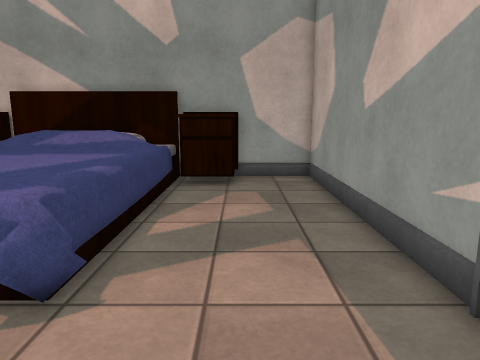
view 1 (above)

16 first-person views from a walk through a Unity game level. The camera is 1.3 m above the floor, tilts 10° down and sees 70° across. The floor is counted in squares, 0.5 m on a side. Each view is taken from the middle of a square. On the plan, view 1 faces up. The plan holds only what a view shows up to about 20 squares ahead; the rest is blank. Some surface patterns are stand-ins.

view 2
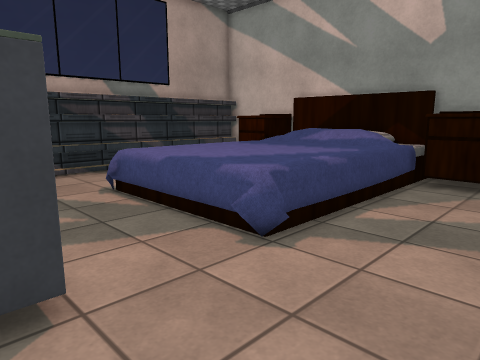

view 3
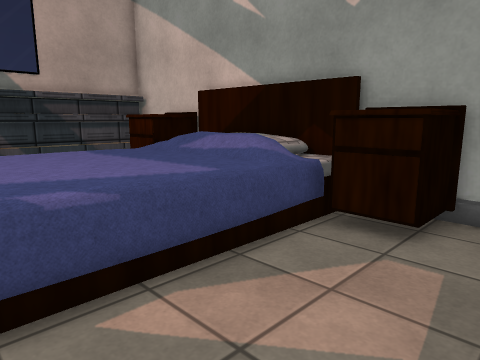

view 4
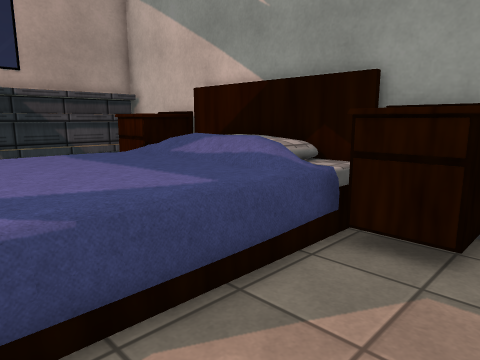

view 5
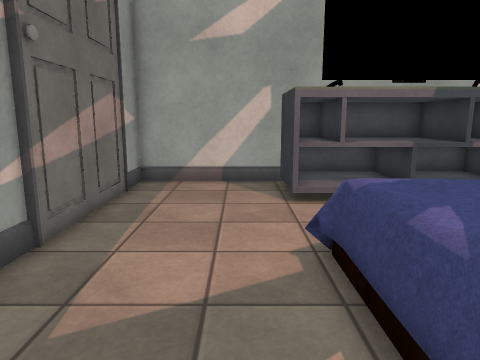

view 6
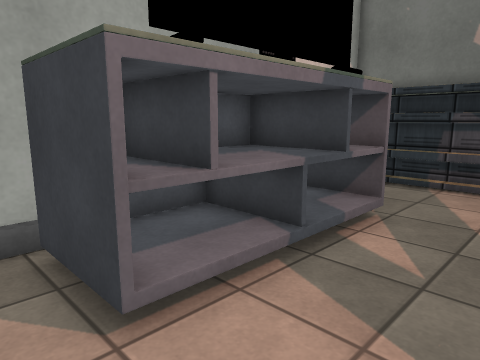

view 7
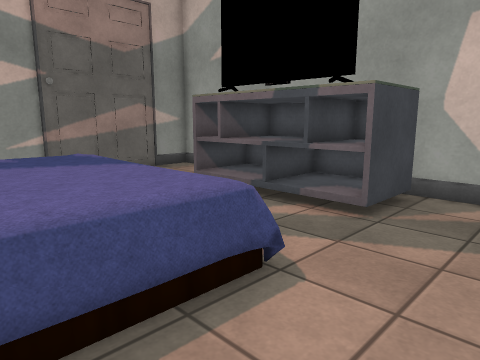

view 8
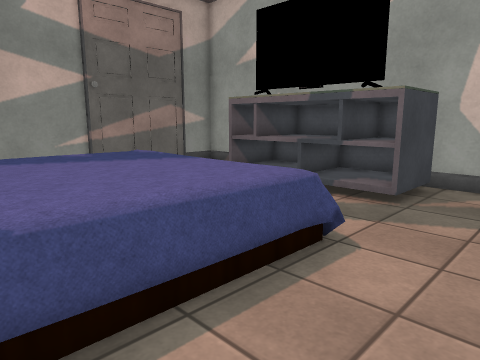

view 9
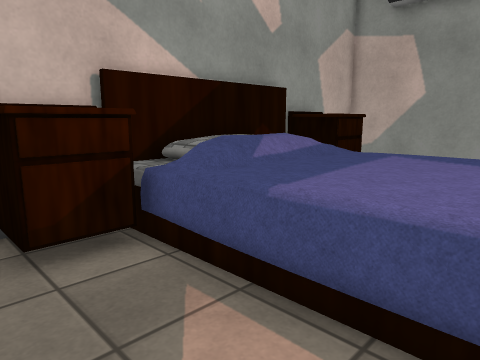

view 10
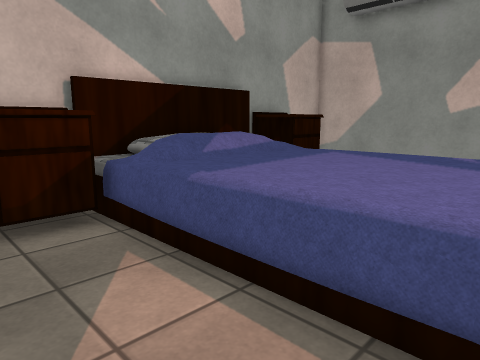

view 11
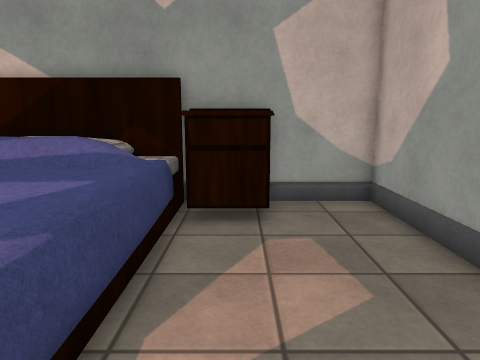

view 12
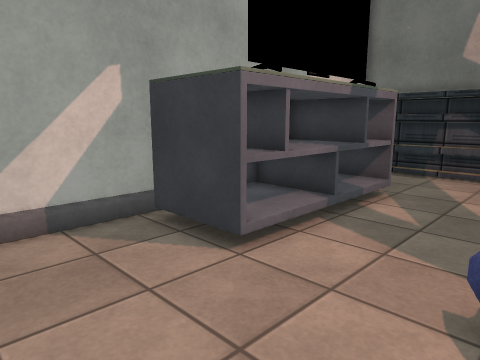

view 13
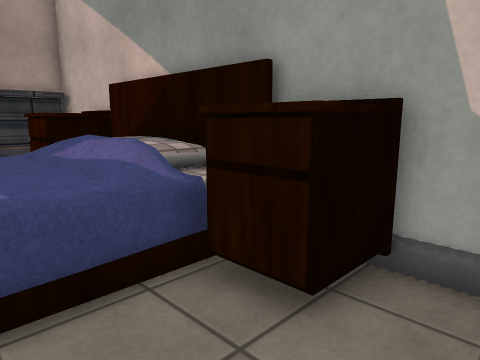

view 14
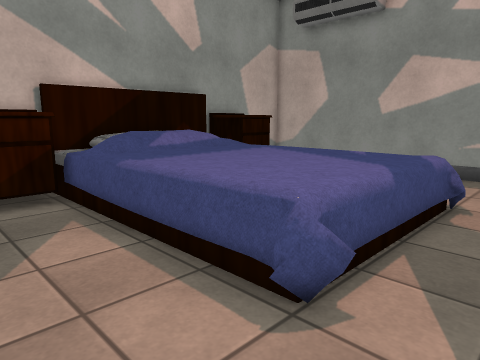

view 15
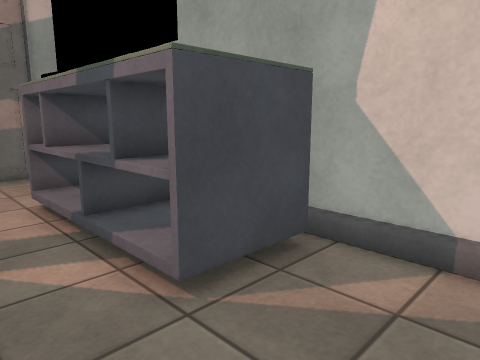

view 16
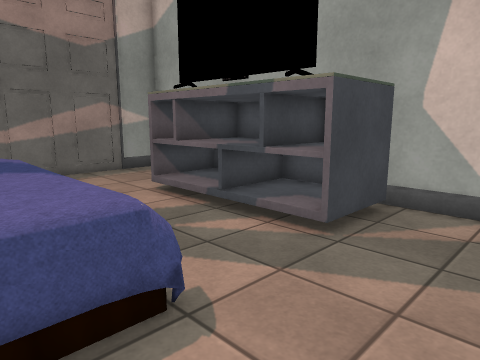

### Floor plan
Key: @ floor where view 1 was taken; # wall or solid block; . floor; B bed; T table; O other object.
Columns run from 15 left of view 1 to 3 right of it. Each row starts with its distance up from view 1.
 16 ###################
 15 #   T BBBBBBBT T..#
 14 # TTTTBBBBBBBTTT..#
 13 # .TTBBBBBBBBTT...#
 12 # ...BBBBBBBB.....#
 11 #....BBBBBBBB.....#
 10 # ...BBBBBBBB.....#
  9 #....BBBBBBBB.....#
  8 # ...BBBBBBBB.....#
  7 #....BBBBBBBB.....#
  6 #....BBBBBBBB.....#
  5 #....BBBBBBBB.....#
  4 #....B............#
  3 #.................#
  2 #.................#
  1 #.................#
  0 #....OOOOOOOO..@..#
 -1 #....OOOOOOOO.....#
 -2 # ...OOOOOOOO.....#
 -3   ...OOOOOOOO.....#
 -4   ####      #######

Where each view was taken, in squares from view 1:
view 1: 0 up, 0 right, facing up
view 2: 1 down, 2 right, facing up-left
view 3: 6 up, 2 right, facing up-left
view 4: 7 up, 1 right, facing up-left
view 5: 11 up, 1 left, facing down
view 6: 4 up, 1 left, facing down-left
view 7: 9 up, 14 left, facing down-right
view 8: 11 up, 14 left, facing down-right
view 9: 7 up, 14 left, facing up-right
view 10: 5 up, 14 left, facing up-right
view 11: 5 up, 1 left, facing up
view 12: 5 up, 2 right, facing down-left
view 13: 10 up, 2 right, facing up-left
view 14: 2 up, 14 left, facing up-right
view 15: 3 up, 14 left, facing down-right
view 16: 7 up, 14 left, facing down-right
